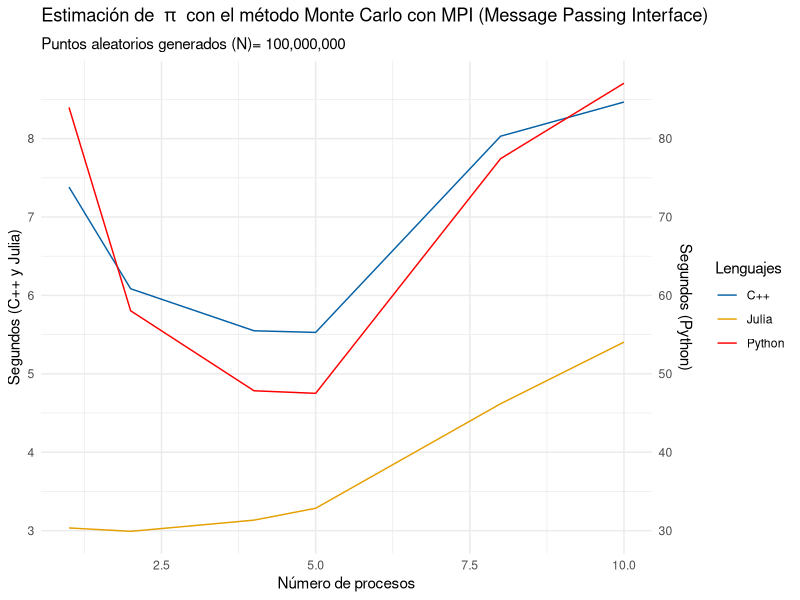

R code for this plot:
#### Limpiamos el entorno de trabajo
rm(list = ls())

library(ggplot2)
library(sqldf)
library(reshape)

#### Leemos el txt

datos<-read.table("output_time.txt",sep=",", col.names=c("procesos","iteracion","lenguaje","real_time","user_time","system_time","cpu_percent") )

###  "procesos"    "lenguaje"    "real_time"   "user_time"   "system_time" "cpu_percent"
datos<- datos[,c( "procesos","lenguaje","real_time")]

datos$lenguaje<-gsub(" ","",datos$lenguaje)

consulta<-paste('SELECT procesos, lenguaje, 
  AVG(real_time) as real_time_mean, 
  MIN(real_time) as real_time_min,
  MAX(real_time) as real_time_max,
  STDEV(real_time) as real_time_std FROM datos 
  GROUP BY procesos, lenguaje')

sub_data_group<-sqldf(consulta)

sub_data_group_real_time_mean<-cast(sub_data_group[,c("procesos" ,"lenguaje","real_time_mean" )],procesos~lenguaje)

sub_data_group_real_time_mean<-subset(sub_data_group_real_time_mean,sub_data_group_real_time_mean$procesos!=3 & sub_data_group_real_time_mean$procesos!=6 & sub_data_group_real_time_mean$procesos!=7 & sub_data_group_real_time_mean$procesos!=9)


ggplot(sub_data_group_real_time_mean, aes(x = procesos))+
  geom_line(aes(y =`C++` , colour = "C++"))+
  geom_line(aes(y =Julia , colour = "Julia"))+
  geom_line(aes(y = Python/10, colour = "Python"))+ 
  scale_y_continuous(sec.axis = sec_axis(~.*10, name = "Segundos (Python)"))+
  scale_colour_manual(values=c('#0661A5','#E69F00','red'))+
  labs(
    y = "Segundos (C++ y Julia)",
    x = "Número de procesos",
    title=expression("Estimación de "~pi~" con el método Monte Carlo con MPI (Message Passing Interface)"),
    subtitle = "Puntos aleatorios generados (N)= 100,000,000",
    colour = "Lenguajes"
  )+theme_minimal()
